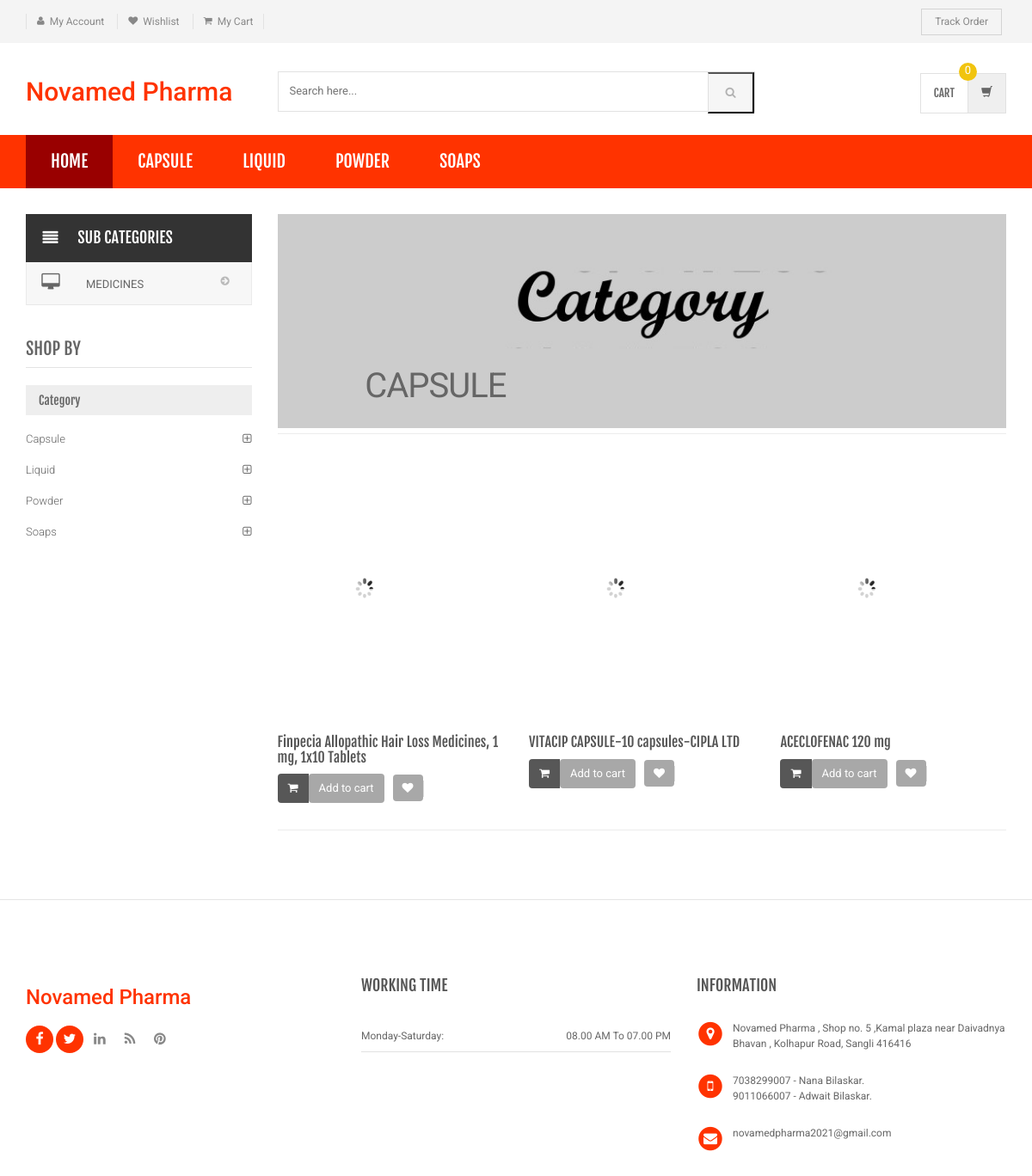
The app's page /Code-website/category.php?cid=3 with its own data.
### tables this page shows
CREATE TABLE `category` (
  `id` int(11) NOT NULL,
  `categoryName` varchar(255) DEFAULT NULL,
  `categoryDescription` longtext,
  `creationDate` timestamp NOT NULL DEFAULT CURRENT_TIMESTAMP,
  `updationDate` varchar(255) DEFAULT NULL
);

CREATE TABLE `subcategory` (
  `id` int(11) NOT NULL,
  `categoryid` int(11) DEFAULT NULL,
  `subcategory` varchar(255) DEFAULT NULL,
  `creationDate` timestamp NULL DEFAULT CURRENT_TIMESTAMP,
  `updationDate` varchar(255) DEFAULT NULL
);

CREATE TABLE `products` (
  `id` int(11) NOT NULL,
  `category` int(11) NOT NULL,
  `subCategory` int(11) DEFAULT NULL,
  `productName` varchar(255) DEFAULT NULL,
  `productCompany` varchar(255) DEFAULT NULL,
  `productDescription` longtext,
  `productImage1` varchar(255) DEFAULT NULL,
  `productAvailability` varchar(255) DEFAULT NULL,
  `postingDate` timestamp NULL DEFAULT CURRENT_TIMESTAMP,
  `updationDate` varchar(255) DEFAULT NULL
);

### Code-website/category.php (the view, shortened to what this page needs)
<?php
include('includes/config.php');
$cid=intval($_GET['cid']);
?>
<!DOCTYPE html>
<html lang="en">
	<head>
	    <link rel="stylesheet" href="assets/css/bootstrap.min.css">
	    <link rel="stylesheet" href="assets/css/main.css">
	    <link rel="stylesheet" href="assets/css/green.css">
	    <link rel="stylesheet" href="assets/css/owl.carousel.css">
		<link rel="stylesheet" href="assets/css/owl.transitions.css">
		<link href="assets/css/lightbox.css" rel="stylesheet">
		<link rel="stylesheet" href="assets/css/animate.min.css">
		<link rel="stylesheet" href="assets/css/rateit.css">
		<link rel="stylesheet" href="assets/css/bootstrap-select.min.css">
		<link rel="stylesheet" href="assets/css/config.css">
		<link href="assets/css/green.css" rel="alternate stylesheet" title="Green color">
		<link href="assets/css/blue.css" rel="alternate stylesheet" title="Blue color">
		<link href="assets/css/red.css" rel="alternate stylesheet" title="Red color">
		<link href="assets/css/orange.css" rel="alternate stylesheet" title="Orange color">
		<link href="assets/css/dark-green.css" rel="alternate stylesheet" title="Darkgreen color">
		<link rel="stylesheet" href="assets/css/font-awesome.min.css">
	</head>
    <body class="cnt-home">
<header class="header-style-1">
<?php include('includes/top-header.php');?>
<?php include('includes/main-header.php');?>
<?php include('includes/menu-bar.php');?>
</header>
<div class="body-content outer-top-xs">
	<div class='container'>
		<div class='row outer-bottom-sm'>
			<div class='col-md-3 sidebar'>
<div class="side-menu animate-dropdown outer-bottom-xs">
<div class="side-menu animate-dropdown outer-bottom-xs">
    <div class="head"><i class="icon fa fa-align-justify fa-fw"></i>Sub Categories</div>
    <nav class="yamm megamenu-horizontal" role="navigation">
        <ul class="nav">
            <li class="dropdown menu-item">
              <?php $sql=mysqli_query($con,"select id,subcategory  from subcategory where categoryid='$cid'");
while($row=mysqli_fetch_array($sql))
{
    ?>
                <a href="sub-category.php?scid=<?php echo $row['id'];?>" class="dropdown-toggle"><i class="icon fa fa-desktop fa-fw"></i>
                <?php echo $row['subcategory'];?></a>
                <?php }?>
</li>
</ul>
    </nav>
</div>
</div>
	            <div class="sidebar-module-container">
	            	<h3 class="section-title">shop by</h3>
	            	<div class="sidebar-filter">
<div class="sidebar-widget wow fadeInUp outer-bottom-xs ">
	<div class="widget-header m-t-20">
		<h4 class="widget-title">Category</h4>
	</div>
	<div class="sidebar-widget-body m-t-10">
	         <?php $sql=mysqli_query($con,"select id,categoryName  from category");
while($row=mysqli_fetch_array($sql))
{
    ?>
		<div class="accordion">
	    	<div class="accordion-group">
	            <div class="accordion-heading">
	                <a href="category.php?cid=<?php echo $row['id'];?>"  class="accordion-toggle collapsed">
	                   <?php echo $row['categoryName'];?>
	                </a>
	            </div>
	        </div>
	    </div>
	    <?php } ?>
	</div>
</div>
	            	</div>
	            </div>
            </div>
			<div class='col-md-9'>
	<div id="category" class="category-carousel hidden-xs">
		<div class="item">
			<div class="image">
				<img src="assets/images/banners/cat-banner-1.jpg" alt="" class="img-responsive">
			</div>
			<div class="container-fluid">
				<div class="caption vertical-top text-left">
					<div class="big-text">
						<br />
					</div>
					       <?php $sql=mysqli_query($con,"select categoryName  from category where id='$cid'");
while($row=mysqli_fetch_array($sql))
{
    ?>
					<div class="excerpt hidden-sm hidden-md">
						<?php echo htmlentities($row['categoryName']);?>
					</div>
			<?php } ?>
				</div>
			</div>
		</div>
</div>
				<div class="search-result-container">
					<div id="myTabContent" class="tab-content">
						<div class="tab-pane active " id="grid-container">
							<div class="category-product  inner-top-vs">
								<div class="row">
			<?php
$ret=mysqli_query($con,"select * from products where category='$cid'");
$num=mysqli_num_rows($ret);
if($num>0)
{
while ($row=mysqli_fetch_array($ret))
{?>
		<div class="col-sm-6 col-md-4 wow fadeInUp">
			<div class="products">
	<div class="product">
		<div class="product-image">
			<div class="image">
				<a href="product-details.php?pid=<?php echo htmlentities($row['id']);?>"><img  src="assets/images/blank.gif" data-echo="admin/productimages/<?php echo htmlentities($row['id']);?>/<?php echo htmlentities($row['productImage1']);?>" alt="" width="200" height="300"></a>
			</div>
		</div>
		<div class="product-info text-left">
			<h3 class="name"><a href="product-details.php?pid=<?php echo htmlentities($row['id']);?>"><?php echo htmlentities($row['productName']);?></a></h3>
		</div>
					<div class="cart clearfix animate-effect">
				<div class="action">
					<ul class="list-unstyled">
						<li class="add-cart-button btn-group">
								<?php if($row['productAvailability']=='In Stock'){?>
										<button class="btn btn-primary icon" data-toggle="dropdown" type="button">
								<i class="fa fa-shopping-cart"></i>
							</button>
							<a href="category.php?page=product&action=add&id=<?php echo $row['id']; ?>">
							<button class="btn btn-primary" type="button">Add to cart</button></a>
								<?php } else {?>
							<div class="action" style="color:red">Out of Stock</div>
					<?php } ?>
						</li>
		                <li class="lnk wishlist">
							<a class="add-to-cart" href="category.php?pid=<?php echo htmlentities($row['id'])?>&&action=wishlist" title="Wishlist">
								 <i class="icon fa fa-heart"></i>
							</a>
						</li>
					</ul>
				</div>
			</div>
			</div>
			</div>
		</div>
	  <?php } } else {?>
		<div class="col-sm-6 col-md-4 wow fadeInUp"> <h3>No Product Found</h3>
		</div>
<?php } ?>
										</div>
							</div>
						</div>
				</div>
			</div>
		</div></div>
</div>
</div>
<?php include('includes/footer.php');?>
</body>
</html>

### Code-website/includes/menu-bar.php (shortened to what this page needs)
<div class="header-nav animate-dropdown">
    <div class="container">
        <div class="yamm navbar navbar-default" role="navigation">
            <div class="nav-bg-class">
                <div class="navbar-collapse collapse" id="mc-horizontal-menu-collapse">
	<div class="nav-outer">
		<ul class="nav navbar-nav">
			<li class="active dropdown yamm-fw">
				<a href="index.php" data-hover="dropdown" class="dropdown-toggle">Home</a>
			</li>
              <?php $sql=mysqli_query($con,"select id,categoryName  from category limit 6");
while($row=mysqli_fetch_array($sql))
{
    ?>
			<li class="dropdown yamm">
				<a href="category.php?cid=<?php echo $row['id'];?>"> <?php echo $row['categoryName'];?></a>
			</li>
			<?php } ?>
		</ul>
		<div class="clearfix"></div>
	</div>
</div>
            </div>
        </div>
    </div>
</div>

### Code-website/assets/css/green.css (style rules this page uses)
a { color: #FF3300; }
.header-style-1 .header-nav { background: #FF3300; }
.cnt-home .header-style-1 .header-nav .navbar .navbar-nav > li.active { background: #990000; }
.sidebar .sidebar-module-container .sidebar-widget .sidebar-widget-body .accordion .accordion-group .accordion-heading .accordion-toggle, .sidebar .sidebar-module-container .sidebar-widget .sidebar-widget-body .accordion .accordion-group .accordion-heading .accordion-toggle:hover, .sidebar .sidebar-module-container .sidebar-widget .sidebar-widget-body .accordion .accordion-group .accordion-heading .accordion-toggle:focus, .sidebar .sidebar-module-container .sidebar-widget .sidebar-widget-body .accordion .accordion-group .accordion-heading .accordion-toggle:after { color: #FF3300; }

### Code-website/assets/css/lightbox.css (style rules this page uses)
body:after { content: url(../images/close.png) url(../images/loading.gif) url(../images/prev.png) url(../images/next.png); display: none; }

### Code-website/assets/css/blue.css (style rules this page uses)
a { color: #3498db; }
.header-style-1 .header-nav { background: #3498db; }
.cnt-home .header-style-1 .header-nav .navbar .navbar-nav > li.active { background: #1d6ca1; }
.sidebar .sidebar-module-container .sidebar-widget .sidebar-widget-body .accordion .accordion-group .accordion-heading .accordion-toggle, .sidebar .sidebar-module-container .sidebar-widget .sidebar-widget-body .accordion .accordion-group .accordion-heading .accordion-toggle:hover, .sidebar .sidebar-module-container .sidebar-widget .sidebar-widget-body .accordion .accordion-group .accordion-heading .accordion-toggle:focus, .sidebar .sidebar-module-container .sidebar-widget .sidebar-widget-body .accordion .accordion-group .accordion-heading .accordion-toggle:after { color: #3498db; }

### Code-website/assets/css/red.css (style rules this page uses)
a { color: #ff6c6c; }
.header-style-1 .header-nav { background: #ff6c6c; }
.cnt-home .header-style-1 .header-nav .navbar .navbar-nav > li.active { background: #ff1a1a; }
.sidebar .sidebar-module-container .sidebar-widget .sidebar-widget-body .accordion .accordion-group .accordion-heading .accordion-toggle, .sidebar .sidebar-module-container .sidebar-widget .sidebar-widget-body .accordion .accordion-group .accordion-heading .accordion-toggle:hover, .sidebar .sidebar-module-container .sidebar-widget .sidebar-widget-body .accordion .accordion-group .accordion-heading .accordion-toggle:focus, .sidebar .sidebar-module-container .sidebar-widget .sidebar-widget-body .accordion .accordion-group .accordion-heading .accordion-toggle:after { color: #ff6c6c; }

### Code-website/assets/css/orange.css (style rules this page uses)
a { color: #f39c12; }
.header-style-1 .header-nav { background: #f39c12; }
.cnt-home .header-style-1 .header-nav .navbar .navbar-nav > li.active { background: #ab6c09; }
.sidebar .sidebar-module-container .sidebar-widget .sidebar-widget-body .accordion .accordion-group .accordion-heading .accordion-toggle, .sidebar .sidebar-module-container .sidebar-widget .sidebar-widget-body .accordion .accordion-group .accordion-heading .accordion-toggle:hover, .sidebar .sidebar-module-container .sidebar-widget .sidebar-widget-body .accordion .accordion-group .accordion-heading .accordion-toggle:focus, .sidebar .sidebar-module-container .sidebar-widget .sidebar-widget-body .accordion .accordion-group .accordion-heading .accordion-toggle:after { color: #f39c12; }

### Code-website/assets/css/dark-green.css (style rules this page uses)
a { color: #12cca7; }
.header-style-1 .header-nav { background: #12cca7; }
.cnt-home .header-style-1 .header-nav .navbar .navbar-nav > li.active { background: #0b816a; }
.sidebar .sidebar-module-container .sidebar-widget .sidebar-widget-body .accordion .accordion-group .accordion-heading .accordion-toggle, .sidebar .sidebar-module-container .sidebar-widget .sidebar-widget-body .accordion .accordion-group .accordion-heading .accordion-toggle:hover, .sidebar .sidebar-module-container .sidebar-widget .sidebar-widget-body .accordion .accordion-group .accordion-heading .accordion-toggle:focus, .sidebar .sidebar-module-container .sidebar-widget .sidebar-widget-body .accordion .accordion-group .accordion-heading .accordion-toggle:after { color: #12cca7; }

### records on screen
category: categoryName "CAPSULE", categoryName "Capsule"
category: categoryName "LIQUID", categoryName "Liquid"
category: categoryName "POWDER", categoryName "Powder"
category: categoryName "SOAPS", categoryName "Soaps"
subcategory: subcategory "MEDICINES"
products: productName "Finpecia Allopathic Hair Loss Medicines, 1 mg, 1x10 Tablets"
products: productName "VITACIP CAPSULE-10 capsules-CIPLA LTD"
products: productName "ACECLOFENAC 120 mg"
